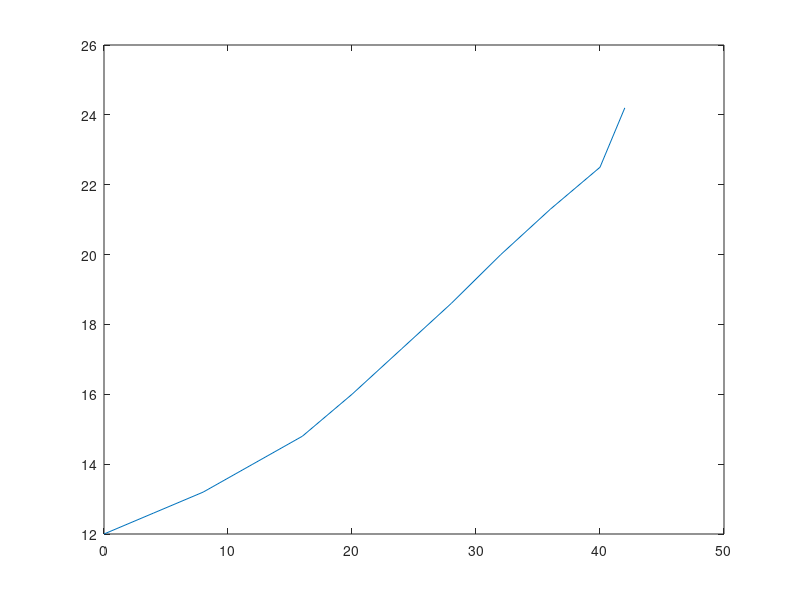

This figure's MATLAB source:
clear; clc;
%% PARTE 1
%% Se midio el limite de elasticidad sin deformarse del resorte

desgaste=[12 12.6 13.2 14 14.8 16 17.3 18.6 20 21.3 22.5 24.2];
masa=[0 4 8 12 16 20 24 28 32 36 40 42];
%.*3.564;
plot(masa, desgaste);
%% PARTE 2
%% Se tomaron dos cauchos de 14mm de largo.espesor no distinguble variación.
%% CAUCHO 1
%Datos
caucho11_marca1=[4.6 4.8 5 5.2 5.4 5.6];
caucho11_marca2=[9.3 9.6 9.9 10.3 10.7 11];
caucho11_marca3=[14 14.5 15 15.5 16.1 16.9];

caucho12_marca1=[4.6 4.8 4.9 5.2 5.4 5.6];
caucho12_marca2=[9.3 9.5 9.9 10.2 10.6 11.1];
caucho12_marca3=[14 14.4 14.9 15.6 16.1 16.9];

caucho13_marca1=[4.6 4.8 5 5.2 5.3 5.55];
caucho13_marca2=[9.3 9.6 10 10.25 10.6 11];
caucho13_marca3=[14 14.5 15 15.5 16.1 16.8];

%CALCULOS

marca1_c1=[caucho11_marca1; caucho12_marca1; caucho13_marca1];
marca2_c1=[caucho11_marca2; caucho12_marca2; caucho13_marca2];
marca3_c1=[caucho11_marca3; caucho12_marca3; caucho13_marca3];
%promedio
p_m1_c1=mean(marca1_c1);
p_m2_c1=mean(marca2_c1);
p_m3_c1=mean(marca3_c1);

Promedio_caucho1= [p_m1_c1;p_m2_c1;p_m3_c1];
%desviación estandar
ds_m1_c1=std(marca1_c1);
ds_m2_c1=std(marca2_c1);
ds_m3_c1=std(marca3_c1);

Desviacion_caucho1=[ds_m1_c1;ds_m2_c1;ds_m3_c1];
%Error Absoluto
Error_Abs= Desviacion_caucho1/sqrt(3);
%Error RElativo
Error_Rela=Error_Abs.*100./Promedio_caucho1;
%% CAUCHO 2
caucho21_marca1=[4.6 4.75 4.85 5 5.1 5.3];
caucho21_marca2=[9.3 9.55 9.8 10 10.3 10.6];
caucho21_marca3=[14 14.3 14.7 15 15.5 16];

caucho22_marca1=[4.6 4.75 4.85 5 5.1 5.35];
caucho22_marca2=[9.3 9.55 9.8 10 10.3 10.6];
caucho22_marca3=[14 14.3 14.7 15 15.45 16];

caucho23_marca1=[4.6 4.7 4.85 5 5.2 5.3];
caucho23_marca2=[9.3 9.55 9.8 10.05 10.3 10.65];
caucho23_marca3=[14 14.3 14.65 15.05 15.4 16];

%CALCULOS

marca1_c2=[caucho21_marca1; caucho22_marca1; caucho23_marca1];
marca2_c2=[caucho21_marca2; caucho22_marca2; caucho23_marca2];
marca3_c2=[caucho21_marca3; caucho22_marca3; caucho23_marca3];
%promedio
p_m1_c2=mean(marca1_c2);
p_m2_c2=mean(marca2_c2);
p_m3_c2=mean(marca3_c2);

Promedio_caucho2= [p_m1_c2;p_m2_c2;p_m3_c2];
%desviación estandar
ds_m1_c2=std(marca1_c2);
ds_m2_c2=std(marca2_c2);
ds_m3_c2=std(marca3_c2);

Desviacion_caucho2=[ds_m1_c2;ds_m2_c2;ds_m3_c2];
%Error Absoluto
Error_Abs2= Desviacion_caucho2/sqrt(3);
%Error RElativo
Error_Rela2=Error_Abs2.*100./Promedio_caucho2;

%% Calculo ESFUERZO-DEFORMACION CAUCHO AREA TRANSVERSAL CONSTANTE}

